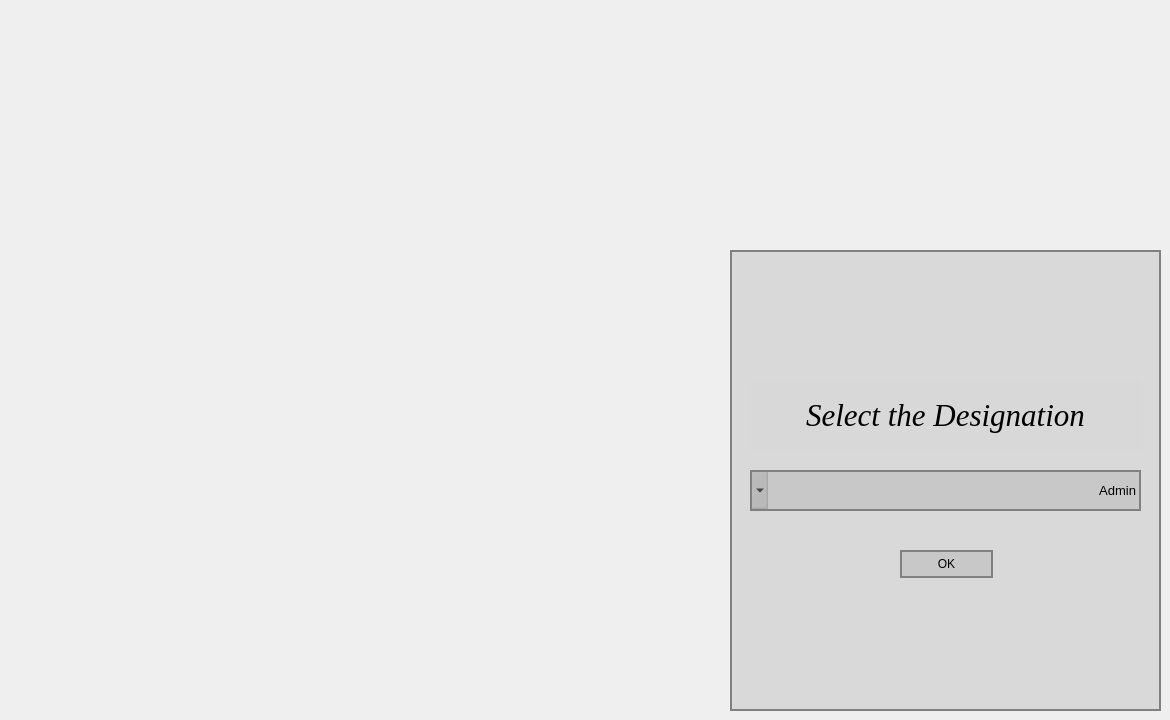
    <widget class="QWidget" name="designation">
     <widget class="QGroupBox" name="groupBox">
      <property name="geometry">
       <rect>
        <x>730</x>
        <y>250</y>
        <width>431</width>
        <height>461</height>
       </rect>
      </property>
      <property name="styleSheet">
       <string notr="true">background-color:rgb(128,128,128,0.2);
border:2px solid grey;</string>
      </property>
      <property name="title">
       <string/>
      </property>
      <property name="alignment">
       <set>Qt::AlignCenter</set>
      </property>
      <widget class="QPushButton" name="pushButton_ok">
       <property name="geometry">
        <rect>
         <x>170</x>
         <y>300</y>
         <width>93</width>
         <height>28</height>
        </rect>
       </property>
       <property name="text">
        <string>OK</string>
       </property>
      </widget>
      <widget class="QComboBox" name="comboBox_designation">
       <property name="geometry">
        <rect>
         <x>20</x>
         <y>220</y>
         <width>391</width>
         <height>41</height>
        </rect>
       </property>
       <property name="font">
        <font>
         <family>MS Shell Dlg 2</family>
         <pointsize>10</pointsize>
         <weight>50</weight>
         <italic>false</italic>
         <bold>false</bold>
        </font>
       </property>
       <property name="mouseTracking">
        <bool>false</bool>
       </property>
       <property name="tabletTracking">
        <bool>false</bool>
       </property>
       <property name="layoutDirection">
        <enum>Qt::RightToLeft</enum>
       </property>
       <property name="autoFillBackground">
        <bool>false</bool>
       </property>
       <property name="styleSheet">
        <string notr="true">background-color:rgb(255,255,255,0.4);
font: 10pt &quot;MS Shell Dlg 2&quot;;
QComboBox {
    border: 1px solid gray;
    border-radius: 3px;
    padding: 1px 18px 1px 3px;
    min-width: 6em;
};
QComboBox::drop-down {
    subcontrol-origin: padding;
    subcontrol-position: top right;
    width: 15px;

    border-left-width: 1px;
    border-left-color: darkgray;
    border-left-style: solid; /* just a single line */
    border-top-right-radius: 3px; /* same radius as the QComboBox */
    border-bottom-right-radius: 3px;
}</string>
       </property>
       <property name="editable">
        <bool>false</bool>
       </property>
       <property name="currentText">
        <string>Admin</string>
       </property>
       <property name="currentIndex">
        <number>0</number>
       </property>
       <property name="insertPolicy">
        <enum>QComboBox::NoInsert</enum>
       </property>
       <property name="duplicatesEnabled">
        <bool>false</bool>
       </property>
       <property name="stylesheet" stdset="0">
        <string/>
       </property>
       <item>
        <property name="text">
         <string>Admin</string>
        </property>
        <property name="icon">
         <iconset theme="windowsvista">
          <normaloff>.</normaloff>.</iconset>
        </property>
       </item>
       <item>
        <property name="text">
         <string>Receptionist</string>
        </property>
       </item>
       <item>
        <property name="text">
         <string>Event Manager</string>
        </property>
       </item>
       <item>
        <property name="text">
         <string>Staff Manager</string>
        </property>
       </item>
       <item>
        <property name="text">
         <string>Inventory Manager</string>
        </property>
       </item>
      </widget>
      <widget class="QLabel" name="label">
       <property name="geometry">
        <rect>
         <x>20</x>
         <y>130</y>
         <width>391</width>
         <height>71</height>
        </rect>
       </property>
       <property name="font">
        <font>
         <family>Georgia</family>
         <pointsize>23</pointsize>
         <weight>50</weight>
         <italic>true</italic>
         <bold>false</bold>
         <underline>false</underline>
         <strikeout>false</strikeout>
        </font>
       </property>
       <property name="styleSheet">
        <string notr="true">padding:2px;
font: italic  23pt &quot;Georgia&quot;;
border:2px grey;
background-color:rgb(128,128,128,0.02)
</string>
       </property>
       <property name="text">
        <string>Select the Designation</string>
       </property>
       <property name="textFormat">
        <enum>Qt::PlainText</enum>
       </property>
       <property name="alignment">
        <set>Qt::AlignCenter</set>
       </property>
      </widget>
     </widget>
    </widget>
